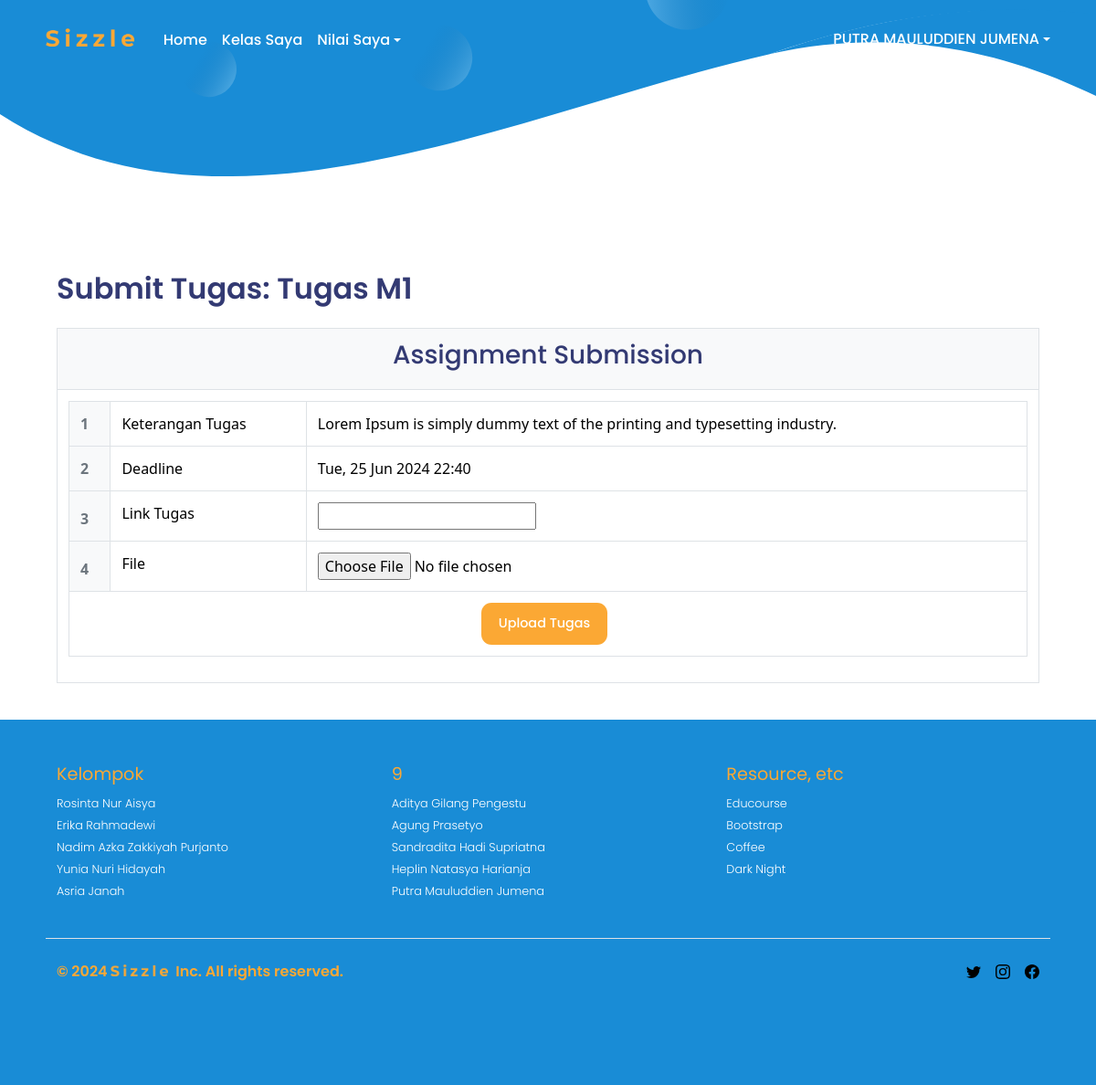
The app's page /submit_tugas/4/ (signed in), older data.
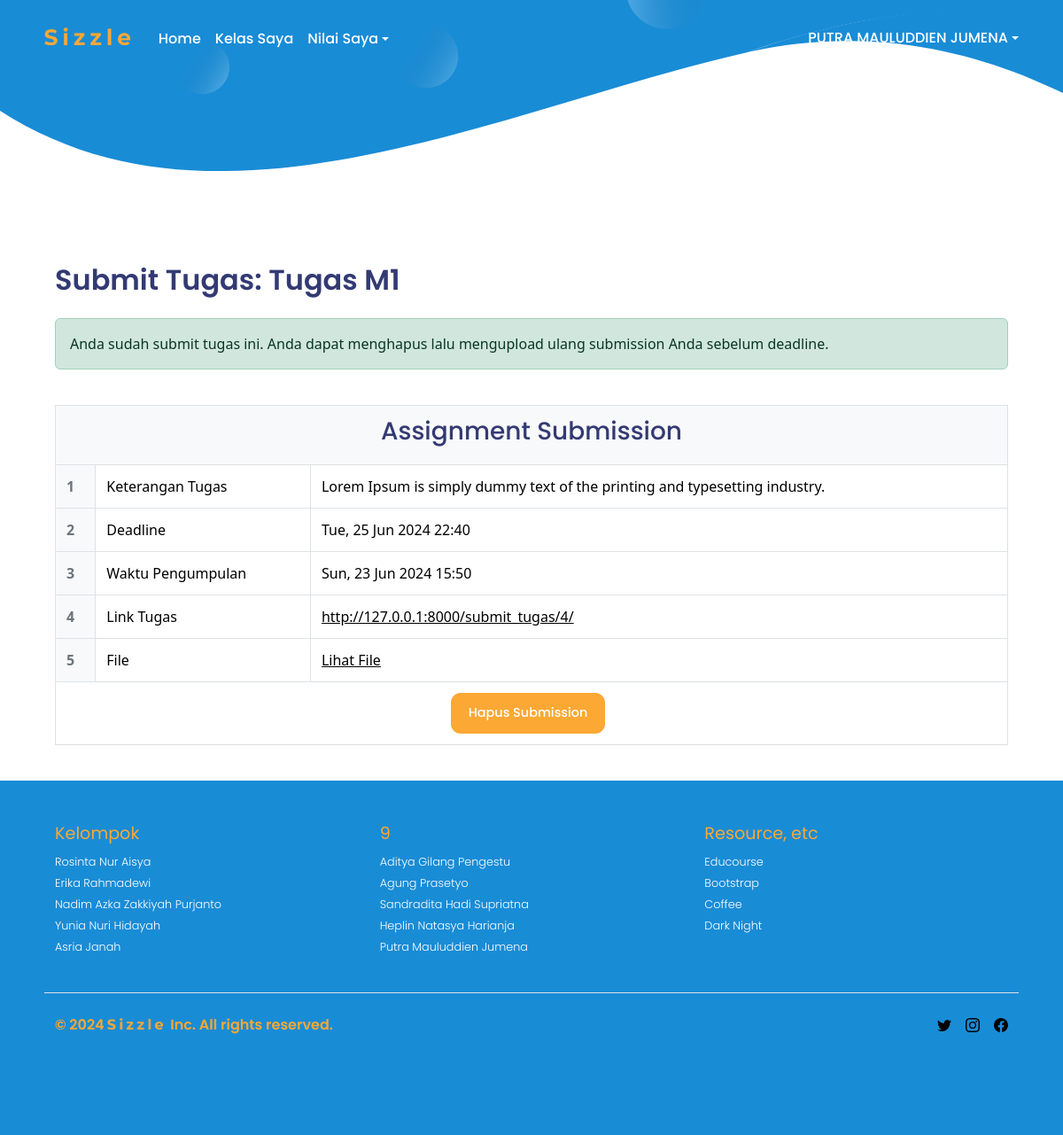
The same page, newer data.
### app/models.py (models this page shows, shortened)
class Tugas(models.Model):
    pertemuan = models.ForeignKey(Pertemuan, related_name='tugas_set', on_delete=models.CASCADE)
    judul = models.CharField(max_length=100)
    deskripsi = models.TextField()
    deadline = models.DateTimeField()

class Submission(models.Model):
    user = models.ForeignKey(User, on_delete=models.CASCADE)
    tugas = models.ForeignKey(Tugas, related_name='submissions', on_delete=models.CASCADE)
    pertemuan = models.ForeignKey(Pertemuan, related_name='submissions', on_delete=models.CASCADE)
    link = models.URLField(blank=True, null=True)
    pdf = models.FileField(upload_to='submissions/', blank=True, null=True)
    submitted_at = models.DateTimeField(auto_now_add=True)

### app/views.py (the view)
# urls.py: path('submit_tugas/<int:tugas_id>/', views.submit_tugas, name='submit_tugas'),
@login_required
def submit_tugas(request, tugas_id):
    tugas = get_object_or_404(Tugas, id=tugas_id)
    pertemuan = tugas.pertemuan
    submission = Submission.objects.filter(user=request.user, tugas=tugas).first()
    if request.method == 'POST':
        form = SubmissionForm(request.POST, request.FILES, instance=submission)
        if form.is_valid():
            submission = form.save(commit=False)
            submission.user = request.user
            submission.tugas = tugas
            submission.pertemuan = pertemuan
            submission.save()
            return redirect('submit_tugas', tugas_id=tugas.id)
    else:
        form = SubmissionForm(instance=submission)
    return render(request, 'submit_tugas.html', {'form': form, 'tugas': tugas, 'submission': submission, 'pertemuan': pertemuan})

### app/forms.py
class SubmissionForm(forms.ModelForm):
    class Meta:
        model = Submission
        fields = ['link', 'pdf']
    def __init__(self, *args, **kwargs):
        super(SubmissionForm, self).__init__(*args, **kwargs)
        self.fields['link'].required = False
        self.fields['pdf'].required = False

### templates/submit_tugas.html (shortened to what the changed rows need)
<!DOCTYPE html>
{% extends 'base_user.html' %}
{% load static %}
{% block body_block %}
<div class="container">
    <h2 class="font-1">Submit Tugas: {{ tugas.judul }}</h2>
    {% if submission %}
    <div class="alert alert-success mt-4 mb-4" role="alert">
        Anda sudah submit tugas ini. Anda dapat menghapus lalu mengupload ulang submission Anda sebelum deadline.
    </div>
    {% endif %}
    <div class="row">
        <div class="col-12">
            <table class="table table-bordered mt-3">
                <thead>
                    <tr>
                        <th colspan="3" class="text-center">
                            <h3 class="font-1">Assignment Submission</h3>
                        </th>
                    </tr>
                </thead>
                <tbody>
                    {% if submission %}
                    <tr>
                        <th scope="row">1</th>
                        <td>Keterangan Tugas</td>
                        <td>{{ tugas.deskripsi }}</td>
                    </tr>
                    <tr>
                        <th scope="row">2</th>
                        <td>Deadline</td>
                        <td>{{ tugas.deadline|date:"D, d M Y H:i" }}</td>
                    </tr>
                    <tr>
                        <th scope="row">3</th>
                        <td>Waktu Pengumpulan</td>
                        <td>{{ submission.submitted_at|date:"D, d M Y H:i" }}</td>
                    </tr>
                    <tr>
                        <th scope="row">4</th>
                        <td>Link Tugas</td>
                        <td>
                            {% if submission.link %}
                            <a href="{{ submission.link }}" class="text-body-emphasis">{{ submission.link }}</a>
                            {% else %}
                            <p class="text-muted">Belum diunggah</p>
                            {% endif %}
                        </td>
                    </tr>
                    <tr>
                        <th scope="row">5</th>
                        <td>File</td>
                        <td>
                            {% if submission.pdf %}
                            <a href="{{ submission.pdf.url }}" class="text-body-emphasis">Lihat File</a>
                            {% else %}
                            <p class="text-muted">Belum diunggah</p>
                            {% endif %}
                        </td>
                    </tr>
                    <tr>
                        <td colspan="3" class="text-center mt-3">
                            <a href="{% url 'delete_submission' submission.id %}" class="btn text-center">Hapus Submission</a>
                        </td>
                    </tr>
                    {% else %}
                    <tr>
                        <td colspan="3">
                            <form method="post" enctype="multipart/form-data">
                                <table class="table table-bordered">
                                    <tbody>
                                        <tr>
                                            <th scope="row">1</th>
                                            <td>Keterangan Tugas</td>
                                            <td>{{ tugas.deskripsi }}</td>
                                        </tr>
                                        <tr>
                                            <th scope="row">2</th>
                                            <td>Deadline</td>
                                            <td>{{ tugas.deadline|date:"D, d M Y H:i" }}</td>
                                        </tr>
                                        <tr>
                                            <th scope="row">3</th>
                                            <td>Link Tugas</td>
                                            <td>{{ form.link }}</td>
                                        </tr>
                                        <tr>
                                            <th scope="row">4</th>
                                            <td>File</td>
                                            <td>{{ form.pdf }}</td>
                                        </tr>
                                        <tr>
                                            <td colspan="3" class="text-center">
                                                <button type="submit" class="btn">Upload Tugas</button>
                                            </td>
                                        </tr>
                                    </tbody>
                                </table>
                            </form>
                        </td>
                    </tr>
                    {% endif %}
                </tbody>
            </table>
        </div>
    </div>
</div>
{% endblock %}

Row changes from the older to the newer data that the page shows:
added Submission: submitted_at "Sun, 23 Jun 2024 15:50", link "http://127.0.0.1:8000/submit_tugas/4/"
Text that changed along with them:
text no longer shown: "Upload Tugas"
text now shown: "Anda sudah submit tugas ini. Anda dapat menghapus lalu mengupload ulang submission Anda sebelum deadline. Waktu Pengumpulan 5 Lihat File Hapus Submission"
